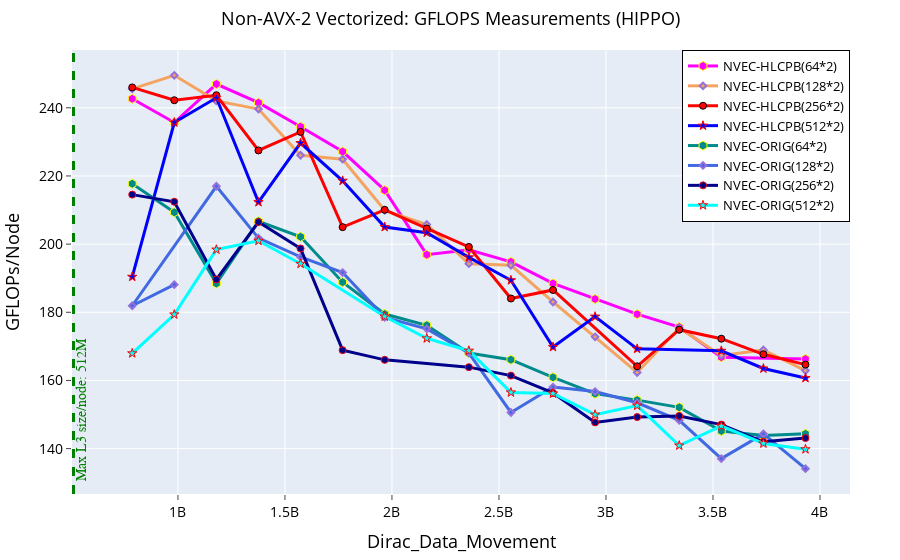

Notebook source saved alongside this figure:
### Markdown cell above
# MACRO Best cases on Node 1, 2, 4, 8

### Code cell
fig = go.Figure() 

# MACRO Fused Case
fig.add_trace(go.Scatter(x=(dfn1MacFusProb_64mpi_2omp.Dirc_Data_Mov*(dfn1MacFusProb_64mpi_2omp.MPI_size)), 
                         y=(dfn1MacFusProb_64mpi_2omp.GFLOPS*(dfn1MacFusProb_64mpi_2omp.MPI_size)), 
                         mode='lines+markers', 
                         name='NVEC-HLCPB(64*2)',
                         line=dict(color='magenta',width=3),
                         marker=dict(symbol='hexagon',size=9, line=dict(color='yellow',width=1))))

# fig.add_trace(go.Scatter(x=(dfn1MacFusProb_32mpi_4omp.Dirc_Data_Mov*(dfn1MacFusProb_32mpi_4omp.MPI_size)), 
#                          y=(dfn1MacFusProb_32mpi_4omp.GFLOPS*(dfn1MacFusProb_32mpi_4omp.MPI_size)), 
#                          mode='lines+markers', 
#                          name='Node1: No-Avx2_Dphi_fused_32mpi_4omp',
#                          line=dict(color='magenta',width=3),
#                          marker=dict(symbol='hexagon',size=9, line=dict(color='yellow',width=1))))

fig.add_trace(go.Scatter(x=(dfn2MacFusProb_128mpi_2omp.Dirc_Data_Mov*(dfn2MacFusProb_128mpi_2omp.MPI_size/2)), 
                         y=(dfn2MacFusProb_128mpi_2omp.GFLOPS*(dfn2MacFusProb_128mpi_2omp.MPI_size/2)), 
                         mode='lines+markers', 
                         name='NVEC-HLCPB(128*2)',
                         line=dict(color='sandybrown',width=3),
                         marker=dict(symbol='diamond',size=5,line=dict(color='MediumPurple',width=2))))


fig.add_trace(go.Scatter(x=(dfn4MacFusProb_256mpi_2omp.Dirc_Data_Mov*(dfn4MacFusProb_256mpi_2omp.MPI_size/4)), 
                         y=(dfn4MacFusProb_256mpi_2omp.GFLOPS*(dfn4MacFusProb_256mpi_2omp.MPI_size/4)), 
                         mode='lines+markers', 
                         name='NVEC-HLCPB(256*2)',
                         line=dict(color='red',width=3),
                         marker=dict(symbol='circle',size=7, line=dict(color='black',width=1))))

fig.add_trace(go.Scatter(x=(dfn8MacFusProb_512mpi_2omp.Dirc_Data_Mov*(dfn8MacFusProb_512mpi_2omp.MPI_size/8)), 
                         y=(dfn8MacFusProb_512mpi_2omp.GFLOPS*(dfn8MacFusProb_512mpi_2omp.MPI_size/8)), 
                         mode='lines+markers', 
                         name='NVEC-HLCPB(512*2)',
                         line=dict(color='blue',width=3),
                         marker=dict(symbol='star',size=7, line=dict(color='red',width=1))))




# MACRO Non_fused Case
fig.add_trace(go.Scatter(x=(dfn1MacNonFusNonProb_64mpi_2omp.Dirc_Data_Mov*(dfn1MacNonFusNonProb_64mpi_2omp.MPI_size)), 
                         y=(dfn1MacNonFusNonProb_64mpi_2omp.GFLOPS*(dfn1MacNonFusNonProb_64mpi_2omp.MPI_size)), 
                         mode='lines+markers', 
                         name='NVEC-ORIG(64*2)',
                         line=dict(color='darkcyan',width=3),
                         marker=dict(symbol='hexagon',size=9, line=dict(color='yellow',width=1))))

fig.add_trace(go.Scatter(x=(dfn2MacNonFusNonProb_128mpi_2omp.Dirc_Data_Mov*(dfn2MacNonFusNonProb_128mpi_2omp.MPI_size/2)), 
                         y=(dfn2MacNonFusNonProb_128mpi_2omp.GFLOPS*(dfn2MacNonFusNonProb_128mpi_2omp.MPI_size/2)), 
                         mode='lines+markers', 
                         name='NVEC-ORIG(128*2)',
                         line=dict(color='royalblue',width=3),
                         marker=dict(symbol='diamond',size=5,line=dict(color='MediumPurple',width=2))))

fig.add_trace(go.Scatter(x=(dfn4MacNonFusProb_256mpi_2omp.Dirc_Data_Mov*(dfn4MacNonFusProb_256mpi_2omp.MPI_size/4)), 
                         y=(dfn4MacNonFusProb_256mpi_2omp.GFLOPS*(dfn4MacNonFusProb_256mpi_2omp.MPI_size/4)), 
                         mode='lines+markers', 
                         name='NVEC-ORIG(256*2)',
                         line=dict(color='darkblue',width=3),
                         marker=dict(symbol='circle',size=7, line=dict(color='red',width=1))))

fig.add_trace(go.Scatter(x=(dfn8MacNonFusNonProb_512mpi_2omp.Dirc_Data_Mov*(dfn8MacNonFusNonProb_512mpi_2omp.MPI_size/8)), 
                         y=(dfn8MacNonFusNonProb_512mpi_2omp.GFLOPS*(dfn8MacNonFusNonProb_512mpi_2omp.MPI_size/8)), 
                         mode='lines+markers', 
                         name='NVEC-ORIG(512*2)',
                         line=dict(color='cyan',width=3),
                         marker=dict(symbol='star',size=7, line=dict(color='red',width=1))))




# Adding a vertical line
fig.add_vline(x=512e6, line_width=3, line_dash="dash", line_color="green")
# fig.add_hline(y=1024, line_width=3, line_dash="dash", line_color="red")

# Add annotation
fig.add_annotation(
    x=512e6,
    y=130,
    text='Max L3 size/node: 512M',
    xanchor='left',  # Anchor the text to the left side of the annotation point
    yanchor='bottom',
    showarrow=False,
    arrowhead=1,
    arrowsize=1,
    arrowwidth=2,
    arrowcolor="#636363",
    ax=-60,  # Move the text 60 units to the left
    ay=-30,
    font=dict(size=14, color="green", family="Sans Serif"),
    align="left",
    textangle=-90,  # Rotate the text 90 degrees counter-clockwise
)





fig.update_layout(
    title=dict(text='Non-AVX-2 Vectorized: GFLOPS Measurements (HIPPO)',
               font=dict(color="black",size=18), x=0.5),  # Set title text color to black
    xaxis_title=dict(text='Dirac_Data_Movement', font=dict(color="black",size=18)), 
    yaxis_title=dict(text='GFLOPs/Node', font=dict(color="black",size=18)), 
    xaxis=dict(ticks="outside", tickfont=dict(color="black",size=14)),  # Set font color for x-axis ticks
    yaxis=dict(ticks="outside", tickfont=dict(color="black",size=14)),  # Set font color for y-axis ticks
    legend=go.layout.Legend(bordercolor="black", borderwidth=1, x=1, xanchor="right", y=1, yanchor="top",
                            font=dict(color="black",size=13)),  # Set legend text color to black
    margin=dict(l=50, r=50, t=50, b=50)  # Adjust the left and right margins
)

### Figure 1 — Plotly figure (JSON) as saved in the notebook; plotly's stock layout.template omitted (floating-point values rounded to 4 significant figures)
{"data": [{"line": {"color": "magenta", "width": 3}, "marker": {"line": {"color": "yellow", "width": 1}, "size": 9, "symbol": "hexagon"}, "mode": "lines+markers", "name": "NVEC-HLCPB(64*2)", "type": "scatter", "x": [786432000, 983040000, 1179648000, 1376256000, 1572864000, 1769472000, 1966080000, 2162688000, 2359296000, 2555904000, 2752512000, 2949120000, 3145728000, 3342336000, 3538944000, 3932160000], "y": [242.6, 235.7, 247.0, 241.5, 234.5, 227.2, 215.8, 196.9, 198.3, 194.8, 188.5, 183.9, 179.5, 175.7, 166.8, 166.3]}, {"line": {"color": "sandybrown", "width": 3}, "marker": {"line": {"color": "MediumPurple", "width": 2}, "size": 5, "symbol": "diamond"}, "mode": "lines+markers", "name": "NVEC-HLCPB(128*2)", "type": "scatter", "x": [786432000, 983040000, 1179648000, 1376256000, 1572864000, 1769472000, 1966080000, 2162688000, 2359296000, 2555904000, 2752512000, 2949120000, 3145728000, 3342336000, 3538944000, 3735552000, 3932160000], "y": [245.5, 249.5, 242.0, 239.6, 226.1, 224.9, 209.9, 205.8, 194.3, 193.8, 183.0, 172.8, 162.3, 175.4, 167.3, 168.9, 162.9]}, {"line": {"color": "red", "width": 3}, "marker": {"line": {"color": "black", "width": 1}, "size": 7, "symbol": "circle"}, "mode": "lines+markers", "name": "NVEC-HLCPB(256*2)", "type": "scatter", "x": [786432000, 983040000, 1179648000, 1376256000, 1572864000, 1769472000, 1966080000, 2162688000, 2359296000, 2555904000, 2752512000, 3145728000, 3342336000, 3538944000, 3735552000, 3932160000], "y": [246.0, 242.2, 243.7, 227.5, 232.9, 205.0, 210.1, 204.6, 199.2, 184.0, 186.5, 164.1, 174.9, 172.3, 167.7, 164.7]}, {"line": {"color": "blue", "width": 3}, "marker": {"line": {"color": "red", "width": 1}, "size": 7, "symbol": "star"}, "mode": "lines+markers", "name": "NVEC-HLCPB(512*2)", "type": "scatter", "x": [786432000, 983040000, 1179648000, 1376256000, 1572864000, 1769472000, 1966080000, 2162688000, 2359296000, 2555904000, 2752512000, 2949120000, 3145728000, 3538944000, 3735552000, 3932160000], "y": [190.4, 235.7, 242.9, 212.3, 229.6, 218.6, 205.0, 203.4, 196.1, 189.4, 169.8, 178.7, 169.3, 168.7, 163.5, 160.7]}, {"line": {"color": "darkcyan", "width": 3}, "marker": {"line": {"color": "yellow", "width": 1}, "size": 9, "symbol": "hexagon"}, "mode": "lines+markers", "name": "NVEC-ORIG(64*2)", "type": "scatter", "x": [786432000, 983040000, 1179648000, 1376256000, 1572864000, 1769472000, 1966080000, 2162688000, 2359296000, 2555904000, 2752512000, 2949120000, 3145728000, 3342336000, 3538944000, 3735552000, 3932160000], "y": [217.7, 209.3, 188.5, 206.7, 202.2, 188.8, 179.5, 176.2, 168.1, 166.1, 160.9, 156.1, 154.2, 152.1, 145.2, 143.9, 144.3]}, {"line": {"color": "royalblue", "width": 3}, "marker": {"line": {"color": "MediumPurple", "width": 2}, "size": 5, "symbol": "diamond"}, "mode": "lines+markers", "name": "NVEC-ORIG(128*2)", "type": "scatter", "x": [983040000, 786432000, 1179648000, 1376256000, 1572864000, 1769472000, 1966080000, 2162688000, 2359296000, 2555904000, 2752512000, 2949120000, 3145728000, 3342336000, 3538944000, 3735552000, 3932160000], "y": [188.1, 181.9, 217.0, 201.8, 196.2, 191.7, 178.5, 175.1, 168.0, 150.6, 158.1, 156.7, 153.4, 148.3, 137.1, 144.3, 134.1]}, {"line": {"color": "darkblue", "width": 3}, "marker": {"line": {"color": "red", "width": 1}, "size": 7, "symbol": "circle"}, "mode": "lines+markers", "name": "NVEC-ORIG(256*2)", "type": "scatter", "x": [786432000, 983040000, 1179648000, 1376256000, 1572864000, 1769472000, 1966080000, 2359296000, 2555904000, 2752512000, 2949120000, 3145728000, 3342336000, 3538944000, 3735552000, 3932160000], "y": [214.5, 212.4, 189.7, 206.5, 198.7, 168.9, 166.0, 163.9, 161.4, 156.3, 147.7, 149.3, 149.6, 147.0, 142.0, 143.1]}, {"line": {"color": "cyan", "width": 3}, "marker": {"line": {"color": "red", "width": 1}, "size": 7, "symbol": "star"}, "mode": "lines+markers", "name": "NVEC-ORIG(512*2)", "type": "scatter", "x": [786432000, 983040000, 1179648000, 1376256000, 1572864000, 1966080000, 2162688000, 2359296000, 2555904000, 2752512000, 2949120000, 3145728000, 3342336000, 3538944000, 3735552000, 3932160000], "y": [168.0, 179.4, 198.4, 201.0, 194.2, 178.8, 172.3, 168.7, 156.5, 156.2, 150.0, 152.6, 140.9, 146.6, 141.5, 139.8]}], "layout": {"annotations": [{"align": "left", "arrowcolor": "#636363", "arrowhead": 1, "arrowsize": 1, "arrowwidth": 2, "ax": -60, "ay": -30, "font": {"color": "green", "family": "Sans Serif", "size": 14}, "showarrow": false, "text": "Max L3 size/node: 512M", "textangle": -90, "x": 512000000, "xanchor": "left", "y": 130, "yanchor": "bottom"}], "legend": {"bordercolor": "black", "borderwidth": 1, "font": {"color": "black", "size": 13}, "x": 1, "xanchor": "right", "y": 1, "yanchor": "top"}, "margin": {"b": 50, "l": 50, "r": 50, "t": 50}, "shapes": [{"line": {"color": "green", "dash": "dash", "width": 3}, "type": "line", "x0": 512000000, "x1": 512000000, "xref": "x", "y0": 0, "y1": 1, "yref": "y domain"}], "title": {"font": {"color": "black", "size": 18}, "text": "Non-AVX-2 Vectorized: GFLOPS Measurements (HIPPO)", "x": 0.5}, "xaxis": {"tickfont": {"color": "black", "size": 14}, "ticks": "outside", "title": {"font": {"color": "black", "size": 18}, "text": "Dirac_Data_Movement"}}, "yaxis": {"tickfont": {"color": "black", "size": 14}, "ticks": "outside", "title": {"font": {"color": "black", "size": 18}, "text": "GFLOPs/Node"}}}}
